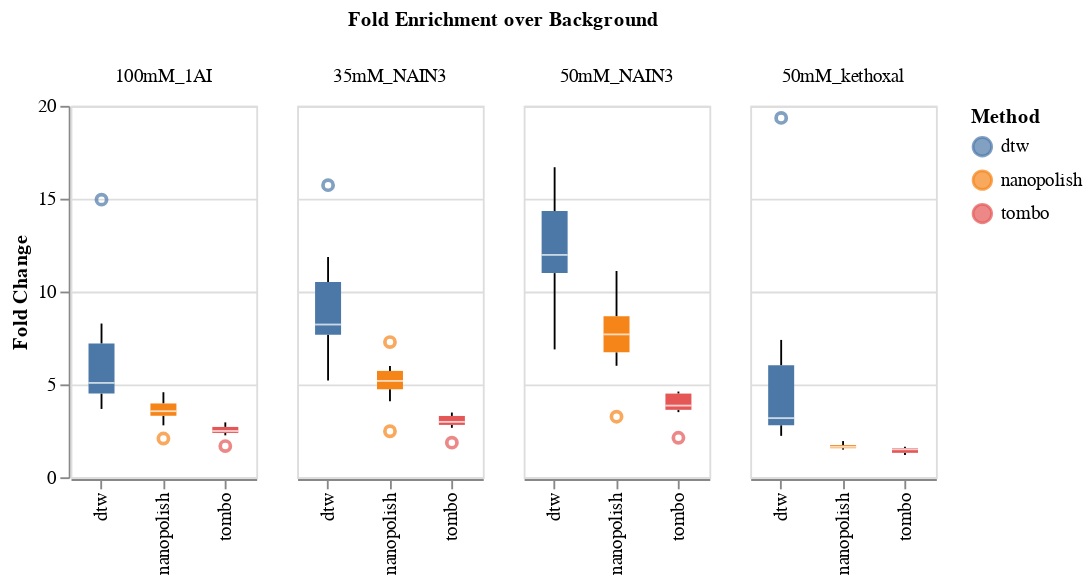

The cell this chart's notebook holds for it:
### Code cell
chart2 = alt.Chart(df_results).mark_boxplot().encode(
    x=alt.X("method", axis=alt.Axis(title=None)),
    y=alt.Y("SNR", axis=alt.Axis(title="Fold Change")),
    color=alt.Color("method", legend=alt.Legend(title="Method")),
    column=alt.Column("batch", title="Fold Enrichment over Background", sort=sort_order)
).transform_filter(
    (datum.condition == "WT") & (datum.batch != "Unmodified")
).properties(
    width=100,
    height=200
)

chart2.configure_axis(
    labelFontSize=12,
    titleFontSize=14
).configure_legend(
    labelFontSize=12,
    titleFontSize=14
).configure_header(
    labelFontSize=12,
    titleFontSize=14
)

chart2.encoding.y.title = 'Fold Change'
display(chart2)

save(chart2, "/home/han/proj_het_AC/rerun_analysis/0_Manuscript_codes_submission_20250723/Supp_Fig2/Data/Supp_Figure_2d_fold_change_mod_diff_methods.pdf")

### Figure 1 — Vega-Lite specification as saved in the notebook (floating-point values rounded to 4 significant figures; data arrays with more than 128 entries replaced by an {"elided": "..."} marker saying what was removed)
{"config": {"view": {"continuousWidth": 400, "continuousHeight": 300}}, "data": {"name": "data-de92afb27fcbeb415f6e82673b566b24"}, "mark": "boxplot", "encoding": {"color": {"type": "nominal", "field": "method", "legend": {"title": "Method"}}, "column": {"type": "nominal", "field": "batch", "sort": ["100mM_1AI", "35mM_NAIN3", "50mM_NAIN3", "50mM_kethoxal", "Unmodified"], "title": "Fold Enrichment over Background"}, "x": {"type": "nominal", "axis": {"title": null}, "field": "method"}, "y": {"type": "quantitative", "axis": {"title": "Fold Change"}, "field": "SNR", "title": "Fold Change"}}, "height": 200, "transform": [{"filter": "((datum.condition === 'WT') && (datum.batch !== 'Unmodified'))"}], "width": 100, "$schema": "https://vega.github.io/schema/vega-lite/v4.8.1.json", "datasets": {"data-de92afb27fcbeb415f6e82673b566b24": {"elided": "240 records"}}}
